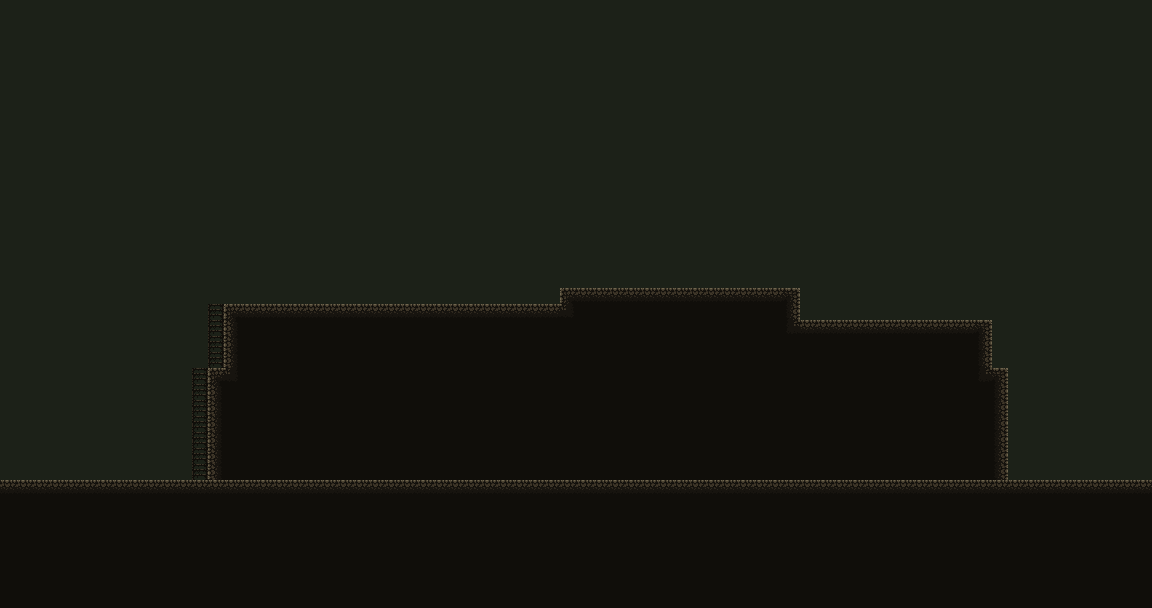

Below is a game level as drawn by its tile map, then a one-line description and the .tmx that defines it (tile-layer data replaced by summaries):
An orthogonal 72x38 tile map with 16x16 px tiles, 2 tile layers (Capa de patrones 1, Capa de patrones 2), 2 tilesets.

<map version="1.10" tiledversion="1.10.2" orientation="orthogonal" renderorder="right-down" width="72" height="38" tilewidth="16" tileheight="16" infinite="0" nextlayerid="3" nextobjectid="1">
 <tileset firstgid="1" source="Maps/dark forest sin fondo.tsx" />
 <tileset firstgid="92" name="dark forest" tilewidth="16" tileheight="16" tilecount="91" columns="13">
  <image source="Maps/logaboga's no man's land v1.0/Files/no man's land v1.0.PNG" width="208" height="112" />
 </tileset>
 <layer id="1" name="Capa de patrones 1" width="72" height="38">
  <data>[2736 cells, 2736 non-empty, 3 distinct tile ids]</data>
 </layer>
 <layer id="2" name="Capa de patrones 2" width="72" height="38">
  <data>[2736 cells, 556 non-empty, 9 distinct tile ids]</data>
 </layer>
</map>
